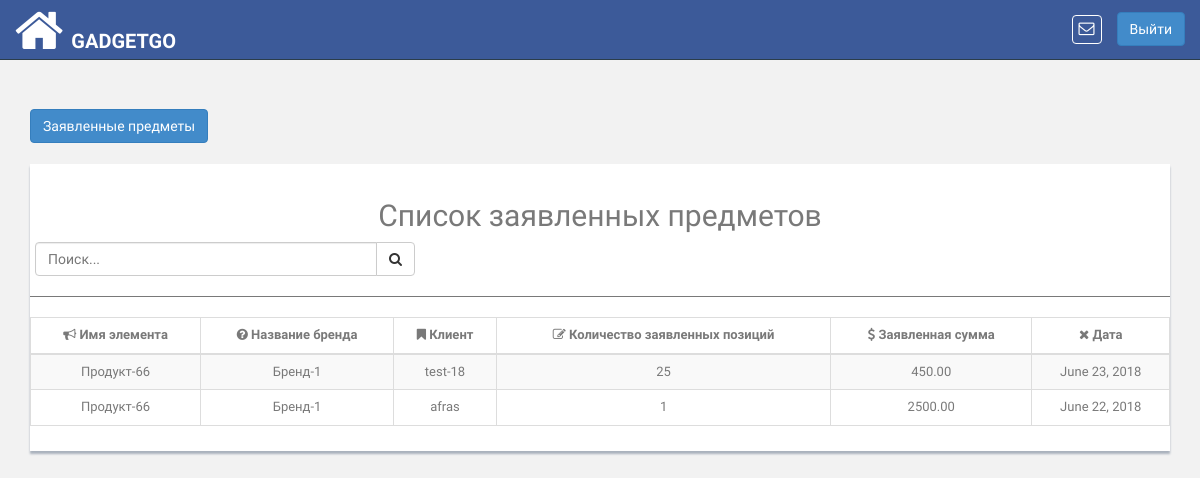
Page /product/items/claimed/list/ (signed in) on the committed database.
### pis_product/models.py (models this page shows, shortened)
class ClaimedProduct(DatedModel):
    product = models.ForeignKey(Product, related_name='claimed_product',on_delete=models.CASCADE)
    customer = models.ForeignKey(
        'pis_com.Customer', related_name='customer_claimed_items',
        null=True, blank=True,on_delete=models.CASCADE
    )
    claimed_items = models.IntegerField(
        default=1, verbose_name='No. of Claimed Items')
    claimed_amount = models.DecimalField(
        max_digits=65, decimal_places=2, default=0, blank=True, null=True)

class Product(models.Model):
    UNIT_TYPE_KG = 'Kilogram'
    UNIT_TYPE_GRAM = 'Gram'
    UNIT_TYPE_LITRE = 'Litre'
    UNIT_TYPE_QUANTITY = 'Quantity'
    UNIT_TYPES = (
        (UNIT_TYPE_KG, 'Kilogram'),
        (UNIT_TYPE_GRAM, 'Gram'),
        (UNIT_TYPE_LITRE, 'Litre'),
        (UNIT_TYPE_QUANTITY, 'Quantity'),
    )
    unit_type = models.CharField(
        choices=UNIT_TYPES, default=UNIT_TYPE_QUANTITY,
        blank=True, null=True, max_length=200
    )
    name = models.CharField(max_length=100, unique=True)
    brand_name = models.CharField(max_length=200, blank=True, null=True)
    retailer = models.ForeignKey(
        'pis_retailer.Retailer',
        related_name='retailer_product',on_delete=models.CASCADE
    )
    bar_code = models.CharField(max_length=13, unique=True, blank=True,
                                null=True)
    def __unicode__(self):
        return self.name
    def product_available_items(self):
        try:
            obj_stock_in = self.stockin_product.aggregate(Sum('quantity'))
            stock_in = float(obj_stock_in.get('quantity__sum'))
        except:
            stock_in = 0
        try:
            obj_stock_out = self.stockout_product.aggregate(
                Sum('stock_out_quantity'))
            stock_out = float(obj_stock_out.get('stock_out_quantity__sum'))
        except:
            stock_out = 0
        return  stock_in - stock_out

### pis_com/models.py (models this page shows, shortened)
class Customer(models.Model):
    retailer = models.ForeignKey(
        'pis_retailer.Retailer',
        related_name='retailer_customer',
        on_delete=models.CASCADE
    )
    customer_name = models.CharField(max_length=200)
    customer_phone = models.CharField(max_length=20, blank=True, null=True)
    customer_type=models.CharField(max_length=200, default='customer', blank=True, null=True)
    address = models.TextField(max_length=500, blank=True,null=True)
    shop = models.CharField(max_length=200, blank=True, null=True)

### pis_product/views.py (the view)
class ClaimedItemsListView(TemplateView):
    template_name = 'products/claimed_product_list.html'
    def dispatch(self, request, *args, **kwargs):
        if not self.request.user.is_authenticated:
            return HttpResponseRedirect(reverse('login'))
        return super(
            ClaimedItemsListView, self).dispatch(request, *args, **kwargs)
    def get_context_data(self, **kwargs):
        context = super(
            ClaimedItemsListView, self).get_context_data(**kwargs)
        context.update({
            'claimed_items': ClaimedProduct.objects.all().order_by(
                '-created_at')
        })
        return context

### pis_com/templatetags/template_tags.py (called while the page is built)
@register.simple_tag
def product_notifications(retailer_id):
    return Product.objects.filter(retailer__id=retailer_id)

### templates/products/claimed_product_list.html (shortened to what this page needs)
{% extends 'base.html' %}
{% block content %}
<div class="col-md-12">
    <br>
    <a href="{% url 'product:claimed_items' %}"><button type="button" id="claimed-item" class="btn btn-primary" style="float: left" id="load" data-loading-text="<i class='fa fa-circle-o-notch fa-spin'></i>Processing">Заявленные предметы</button></a>
    <br><br><br>
    <div class="content-panel table-responsive">
        <table class="table table-striped table-advance table-hover table-bordered claimed-item-table">
            <h2 class="text-center">Список заявленных предметов</h2>
            <div class="input-group custom-search-form col-md-4" style="left: 5px">
                <input type="text" class="form-control search-claimed-item" placeholder="Поиск...">
                <span class="input-group-btn">
                        <button class="btn btn-default" type="button">
                            <i class="fa fa-search"></i>
                        </button>
                    </span>
            </div>
            <hr>
            <thead>
            <tr>
                <th class="text-center"><i class="fa fa-bullhorn"></i> Имя элемента</th>
                <th class="text-center"><i class="fa fa-question-circle"></i> Название бренда</th>
                <th class="text-center"><i class=" fa fa-bookmark"></i> Клиент</th>
                <th class="text-center"><i class=" fa fa-edit"></i> Количество заявленных позиций</th>
                <th class="text-center"><i class=" fa fa-dollar"></i> Заявленная сумма</th>
                <th class="text-center"><i class=" fa fa-times"></i> Дата</th>
            </tr>
            </thead>
            <tbody class="claimed-item-table-body text-center">
            {% for item in claimed_items %}
            <tr>
                <td>{{ item.product.name}}</td>
                <td class="#">{{ item.product.brand_name }}</td>
                <td>{{ item.customer.customer_name }}</td>
                <td>{{ item.claimed_items}}</td>
                <td>{{ item.claimed_amount }}</td>
                <td>{{ item.created_at|date }}</td>
            </tr>
            {% endfor %}
            </tbody>
        </table>
    </div>
</div>
{% endblock %}

### app_static/css/style.css (style rules this page uses)
body { color: #797979; background: #f2f2f2; font-family: 'Ruda', sans-serif; padding: 0px !important; margin: 0px !important; font-size:13px; }
a, a:hover, a:focus { text-decoration: none; outline: none; }
hr { margin-top: 20px; margin-bottom: 20px; border: 0; border-top: 1px solid #797979; }
.content-panel { background: #ffffff; box-shadow: 0px 3px 2px #aab2bd; padding-top: 15px; padding-bottom: 5px; }

### rows in the picture
ClaimedProduct: product.name "Продукт-66", product.brand_name "Бренд-1", customer.customer_name "test-18", claimed_items "25", claimed_amount "450.00", created_at "June 23, 2018"
ClaimedProduct: product.name "Продукт-66", product.brand_name "Бренд-1", customer.customer_name "afras", claimed_items "1", claimed_amount "2500.00", created_at "June 22, 2018"
